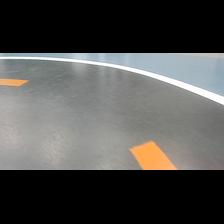
#> input picture Dataset/ResizeData/validation/65/image_00003.png, 224 x 224 px, found by its file name; its folder holds only this picture in this run
$ python dataset_angleTest.py
#> lines starting #> are read from the running program, lines starting #| are printed output that depends on the picture
#> in validate_images, image is the input picture: shape (224, 224, 3); mean B, G, R 77.6, 79.5, 79.7
import os
import cv2
import numpy as np
import shutil

# 화살표 그리기 함수
def draw_arrow(frame, angle, index):
#> called with angle = 65, index = 0
    height, width, _ = frame.shape
#> height = 224; width = 224
    center_x, center_y = width // 2, height // 2
#> center_x = 112; center_y = 112
    length = 50  # 화살표 길이

    # 왼쪽 0도, 위쪽 90도, 오른쪽 180도를 반영하기 위한 각도 변환
    angle_rad = np.radians(180 - angle)  # OpenCV의 기준에서 변환

    end_x = int(center_x + length * np.cos(angle_rad))
#> end_x = 90
    end_y = int(center_y - length * np.sin(angle_rad))  # OpenCV의 y축은 아래로 증가하므로 음수로 변환
#> end_y = 66
    cv2.arrowedLine(frame, (center_x, center_y), (end_x, end_y), (0, 255, 0), 3, tipLength=0.3)
    text = f"Image: {index + 1}"
    cv2.putText(frame, text, (10, 30), cv2.FONT_HERSHEY_SIMPLEX, 1, (255, 255, 255), 2, cv2.LINE_AA)
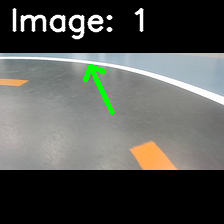
#> frame: shape (224, 224, 3); mean of channels 0, 1, 2 81.4, 85.4, 83.5; drawn as B, G, R
    return frame

# 이미지 검증 함수
def validate_images(folder_path):
    files = sorted(os.listdir(folder_path))  # 폴더 내 파일 정렬
    deleat_folder = os.path.join(folder_path, "deleat")
    os.makedirs(deleat_folder, exist_ok=True)

    index = 0
    total_index = 0
    while 0 <= index < len(files):
        file_name = files[index]
        file_path = os.path.join(folder_path, file_name)

        if not file_name.lower().endswith(('.png', '.jpg', '.jpeg')):
            index += 1
            continue

        # 이미지 읽기
        image = cv2.imread(file_path)
        if image is None:
            print(f"Cannot read file: {file_name}")
            index += 1
            continue

        # 폴더 이름에서 각도 추출
        try:
            angle = int(os.path.basename(folder_path))  # 폴더 이름이 각도라고 가정
        except ValueError:
            print(f"Invalid folder name for angle: {folder_path}")
            break

        # 화살표 추가
        annotated_image = draw_arrow(image.copy(), angle, total_index)

        # 이미지 표시
        cv2.imshow("Image Validation", annotated_image)
        key = cv2.waitKey(1)
#> (key Esc is pressed here)

        if key == ord('d'):  # 삭제 키
            print(f"Deleting {file_name}...")
            shutil.move(file_path, os.path.join(deleat_folder, file_name))
            files.pop(index)  # 파일 리스트에서 제거
        elif key == ord('l'):  # 오른쪽 화살표 (다음 사진)
            index += 1
            total_index += 1
        elif key == ord('j'):  # 왼쪽 화살표 (이전 사진)
            index = max(index - 1, 0)
            total_index -= 1
        elif key == 27:  # ESC 키로 종료
            break

    cv2.destroyAllWindows()

# 실행 예시
folder_path = r"C:/Users/USER/LineTrackingCar/Dataset/ResizeData/validation/65"  # 이미지 폴더 경로
validate_images(folder_path)
# "C:\Users\USER\LineTrackingCar\Dataset\ResizeData\training\class65"

$ run again, on Dataset/ResizeData/validation/65/image_00073.png
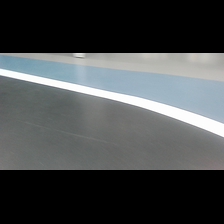
#> input picture Dataset/ResizeData/validation/65/image_00073.png, 224 x 224 px, found by its file name
#> in validate_images, image is the input picture: shape (224, 224, 3); mean B, G, R 75.9, 75.1, 71.6
#> in draw_arrow, `cv2.putText(frame, text, (10, 30), cv2.FONT_HERSHEY_SIMPLEX, 1, (255, ..`:
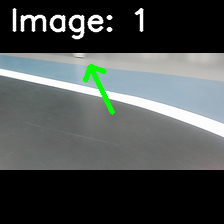
#> frame: shape (224, 224, 3); mean of channels 0, 1, 2 79.4, 80.7, 75.3; drawn as B, G, R

$ run again, on Dataset/ResizeData/validation/65/image_00114.png
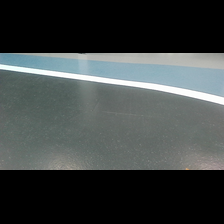
#> input picture Dataset/ResizeData/validation/65/image_00114.png, 224 x 224 px, found by its file name
#> in validate_images, image is the input picture: shape (224, 224, 3); mean B, G, R 68.1, 68.6, 63.2
#> in draw_arrow, `cv2.putText(frame, text, (10, 30), cv2.FONT_HERSHEY_SIMPLEX, 1, (255, ..`:
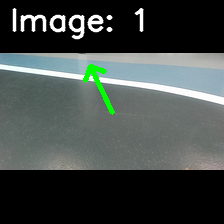
#> frame: shape (224, 224, 3); mean of channels 0, 1, 2 71.7, 74.3, 67; drawn as B, G, R

$ run again, on Dataset/ResizeData/validation/65/image_00033.png
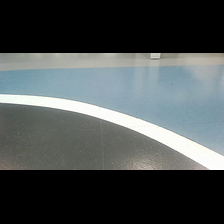
#> input picture Dataset/ResizeData/validation/65/image_00033.png, 224 x 224 px, found by its file name
#> in validate_images, image is the input picture: shape (224, 224, 3); mean B, G, R 80.5, 80.2, 74.5
#> in draw_arrow, `cv2.putText(frame, text, (10, 30), cv2.FONT_HERSHEY_SIMPLEX, 1, (255, ..`:
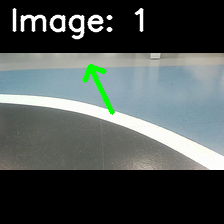
#> frame: shape (224, 224, 3); mean of channels 0, 1, 2 84, 85.9, 78.3; drawn as B, G, R
